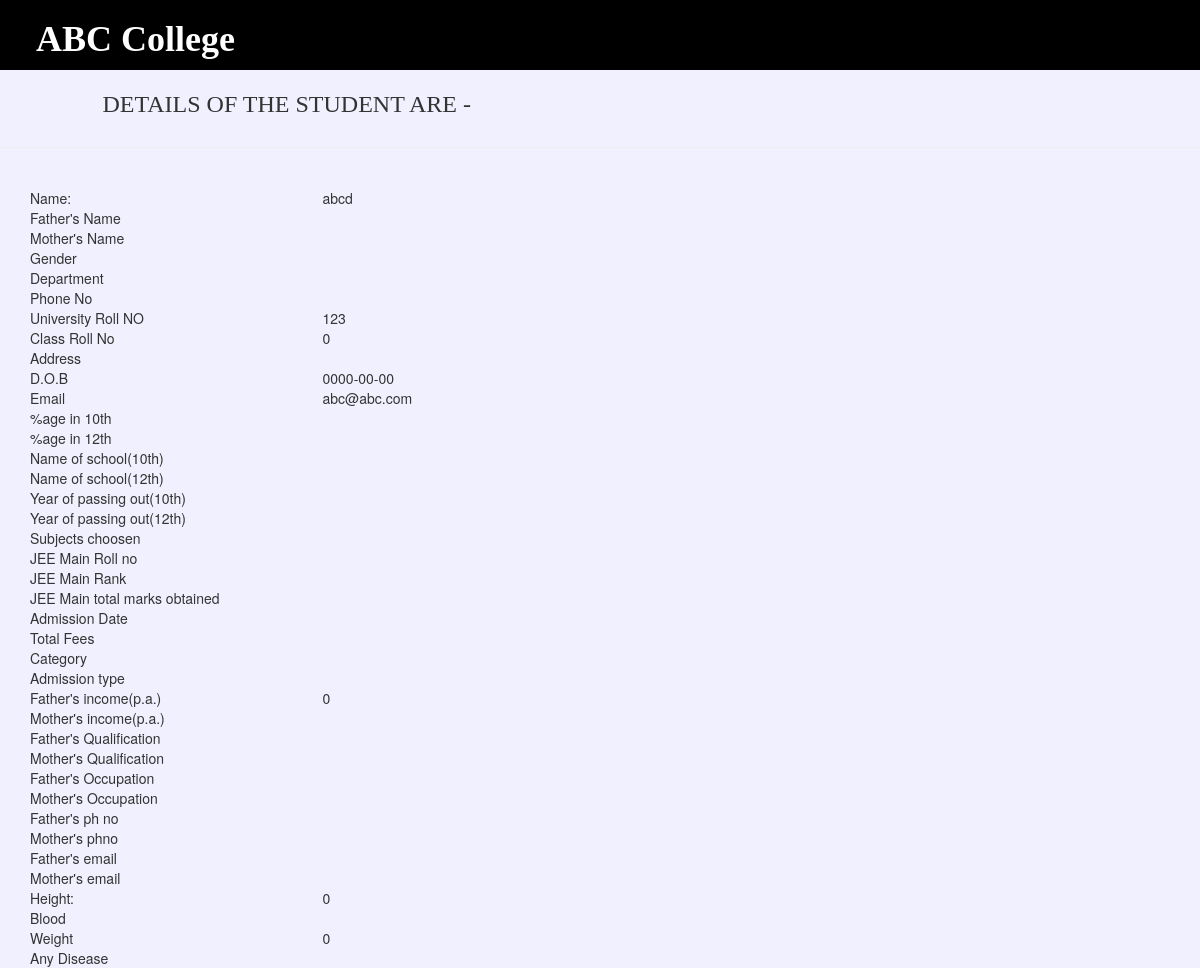
Page /admin/displayform2.php?a=24 on the committed database.
### tables this page shows
CREATE TABLE IF NOT EXISTS `form` (
  `sno` int(225) NOT NULL AUTO_INCREMENT,
  `name` text NOT NULL,
  `fatname` text NOT NULL,
  `motname` text NOT NULL,
  `gender` text NOT NULL,
  `dept` text NOT NULL,
  `phno` varchar(225) NOT NULL,
  `urollno` int(225) NOT NULL,
  `crollno` int(225) NOT NULL,
  `add` varchar(225) NOT NULL,
  `dob` date NOT NULL,
  `email` varchar(225) NOT NULL,
  `tenth` varchar(225) NOT NULL,
  `twelth` varchar(225) NOT NULL,
  `tenthschool` varchar(225) NOT NULL,
  `twelthschool` varchar(225) NOT NULL,
  `yeartenth` varchar(225) NOT NULL,
  `yeartwelth` varchar(225) NOT NULL,
  `subjects` varchar(225) NOT NULL,
  `jeeroll` varchar(225) NOT NULL,
  `jeerank` varchar(225) NOT NULL,
  `jeetotal` varchar(225) NOT NULL,
  `admdate` varchar(225) NOT NULL,
  `totalfee` varchar(225) NOT NULL,
  `category` varchar(225) NOT NULL,
  `admtype` varchar(225) NOT NULL,
  `fatinc` int(225) NOT NULL,
  `motinc` varchar(225) NOT NULL,
  `fatqual` varchar(225) NOT NULL,
  `motqual` varchar(225) NOT NULL,
  `fatoccup` varchar(225) NOT NULL,
  `motoccup` varchar(225) NOT NULL,
  `fatphno` varchar(225) NOT NULL,
  `motphno` varchar(225) NOT NULL,
  `fatemail` varchar(225) NOT NULL,
  `motemail` varchar(225) NOT NULL,
  `height` int(225) NOT NULL,
  `bloodg` text NOT NULL,
  `weight` int(225) NOT NULL,
  `disease` text NOT NULL,
  PRIMARY KEY (`sno`)
);

### admin/displayform2.php (the view, shortened to what this page needs)
<?php
include("nav.php");
?>
<html>
<head>
<link rel="stylesheet" href="css/bootstrap.css" />
</head>
<link rel="stylesheet" href="css/bootstrap.min.css" />
<body>
<div class="row">
<div class="col-lg-1"></div>
<div class="col-lg-7"><h3 style="font-family:'Palatino Linotype', 'Book Antiqua', Palatino, serif">DETAILS OF THE STUDENT ARE -</h3></div></div><hr />
<table border="1">
<?php
$str=mysql_query("select* from form where sno=$_REQUEST[a]");
while($row=mysql_fetch_array($str))
{
?>
<div class="container">
<div class="row">
<div class="col-lg-3">Name:</div>
<div class="col-lg-3"><?php echo $row['name']; ?> </div>
</div>
<div class="row">
<div class="col-lg-3">Father's Name</div>
<div class="col-lg-3"><?php echo $row['fatname']; ?> </div>
</div>
<div class="row">
<div class="col-lg-3">Mother's Name</div>
<div class="col-lg-3"><?php echo $row['motname']; ?> </div>
</div>
<div class="row">
<div class="col-lg-3">Gender</div>
<div class="col-lg-3"><?php echo $row['gender']; ?> </div>
</div>
<div class="row">
<div class="col-lg-3">Department</div>
<div class="col-lg-3"><?php echo $row['dept']; ?> </div>
</div>
<div class="row">
<div class="col-lg-3">Phone No</div>
<div class="col-lg-3"><?php echo $row['phno']; ?> </div>
</div>
<div class="row">
<div class="col-lg-3">University Roll NO</div>
<div class="col-lg-3"><?php echo $row['urollno']; ?> </div>
</div>
<div class="row">
<div class="col-lg-3">Class Roll No</div>
<div class="col-lg-3"><?php echo $row['crollno']; ?> </div>
</div>
<div class="row">
<div class="col-lg-3">Address</div>
<div class="col-lg-3"><?php echo $row['add']; ?> </div>
</div>
<div class="row">
<div class="col-lg-3">D.O.B</div>
<div class="col-lg-3"><?php echo $row['dob']; ?> </div>
</div>
<div class="row">
<div class="col-lg-3">Email</div>
<div class="col-lg-3"><?php echo $row['email']; ?> </div>
</div>
<div class="row">
<div class="col-lg-3">%age in 10th</div>
<div class="col-lg-3"><?php echo $row['tenth']; ?> </div>
</div>
<div class="row">
<div class="col-lg-3">%age in 12th</div>
<div class="col-lg-3"><?php echo $row['twelth']; ?> </div>
</div>
<div class="row">
<div class="col-lg-3">Name of school(10th)</div>
<div class="col-lg-3"><?php echo $row['tenthschool']; ?> </div>
</div>
<div class="row">
<div class="col-lg-3">Name of school(12th)</div>
<div class="col-lg-3"><?php echo $row['twelthschool']; ?> </div>
</div>
<div class="row">
<div class="col-lg-3">Year of passing out(10th)</div>
<div class="col-lg-3"><?php echo $row['yeartenth']; ?> </div>
</div>
<div class="row">
<div class="col-lg-3">Year of passing out(12th)</div>
<div class="col-lg-3"><?php echo $row['yeartwelth']; ?> </div>
</div>
<div class="row">
<div class="col-lg-3">Subjects choosen</div>
<div class="col-lg-3"><?php echo $row['subjects']; ?> </div>
</div>
<div class="row">
<div class="col-lg-3">JEE Main Roll no</div>
<div class="col-lg-3"><?php echo $row['jeeroll']; ?> </div>
</div>
<div class="row">
<div class="col-lg-3">JEE Main Rank</div>
<div class="col-lg-3"><?php echo $row['jeerank']; ?> </div>
</div>
<div class="row">
<div class="col-lg-3">JEE Main total marks obtained</div>
<div class="col-lg-3"><?php echo $row['jeetotal']; ?> </div>
</div>
<div class="row">
<div class="col-lg-3">Admission Date</div>
<div class="col-lg-3"><?php echo $row['admdate']; ?> </div>
</div>
<div class="row">
<div class="col-lg-3">Total Fees</div>
<div class="col-lg-3"><?php echo $row['totalfee']; ?> </div>
</div>
<div class="row">
<div class="col-lg-3">Category</div>
<div class="col-lg-3"><?php echo $row['category']; ?> </div>
</div>
<div class="row">
<div class="col-lg-3">Admission type</div>
<div class="col-lg-3"><?php echo $row['admtype']; ?> </div>
</div>
<div class="row">
<div class="col-lg-3">Father's income(p.a.)
</div>
<div class="col-lg-3"><?php echo $row['fatinc']; ?> </div>
</div>
<div class="row">
<div class="col-lg-3">Mother's income(p.a.)</div>
<div class="col-lg-3"><?php echo $row['motinc']; ?> </div>
</div>
<div class="row">
<div class="col-lg-3">Father's Qualification</div>
<div class="col-lg-3"><?php echo $row['fatqual']; ?> </div>
</div>
<div class="row">
<div class="col-lg-3">Mother's Qualification</div>
<div class="col-lg-3"><?php echo $row['motqual']; ?> </div>
</div>
<div class="row">
<div class="col-lg-3">Father's Occupation</div>
<div class="col-lg-3"><?php echo $row['fatoccup']; ?> </div>
</div>
<div class="row">
<div class="col-lg-3">Mother's Occupation</div>
<div class="col-lg-3"><?php echo $row['motoccup']; ?> </div>
</div>
<div class="row">
<div class="col-lg-3">Father's ph no</div>
<div class="col-lg-3"><?php echo $row['fatphno']; ?> </div>
</div>
<div class="row">
<div class="col-lg-3">Mother's phno</div>
<div class="col-lg-3"><?php echo $row['motphno']; ?> </div>
</div>
<div class="row">
<div class="col-lg-3">Father's email</div>
<div class="col-lg-3"><?php echo $row['fatemail']; ?> </div>
</div>
<div class="row">
<div class="col-lg-3">Mother's email</div>
<div class="col-lg-3"><?php echo $row['motemail']; ?> </div>
</div>
<div class="row">
<div class="col-lg-3">Height:</div>
<div class="col-lg-3"><?php echo $row['height']; ?> </div>
</div>
<div class="row">
<div class="col-lg-3">Blood</div>
<div class="col-lg-3"><?php echo $row['bloodg']; ?> </div>
</div>
<div class="row">
<div class="col-lg-3">Weight</div>
<div class="col-lg-3"><?php echo $row['weight']; ?> </div>
</div>
<div class="row">
<div class="col-lg-3">Any Disease</div>
<div class="col-lg-3"><?php echo $row['disease']; ?> </div>
</div>
</div>
<?php
}
?>
</body></html>

### admin/displayform2.php (style rules this page uses)
body { background-color:#F0F0FF; }

### rows in the picture
form: name "abcd", urollno "123", crollno "0", dob "0000-00-00", email "abc@abc.com", fatinc "0", height "0", weight "0"
